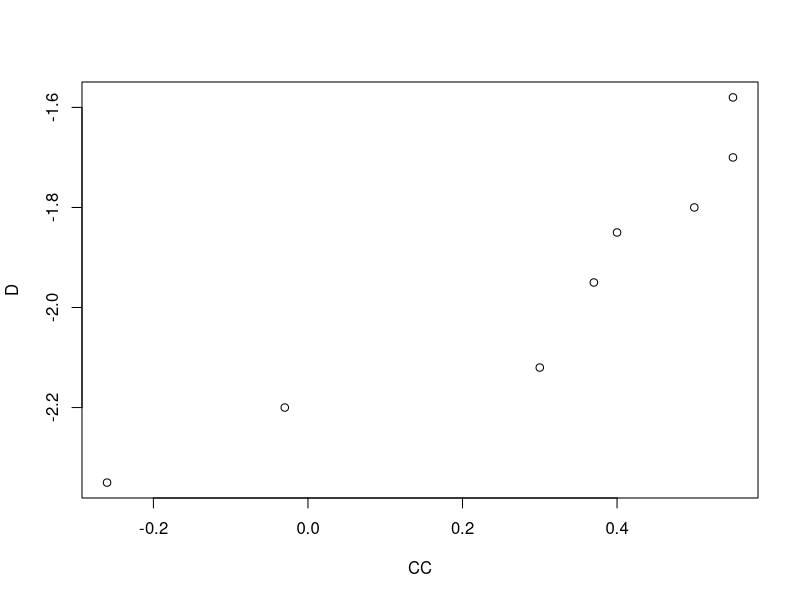
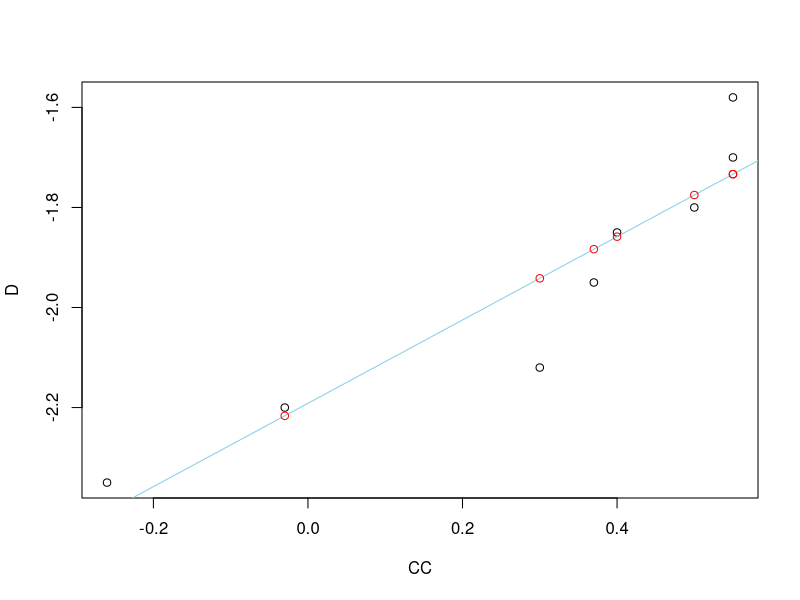
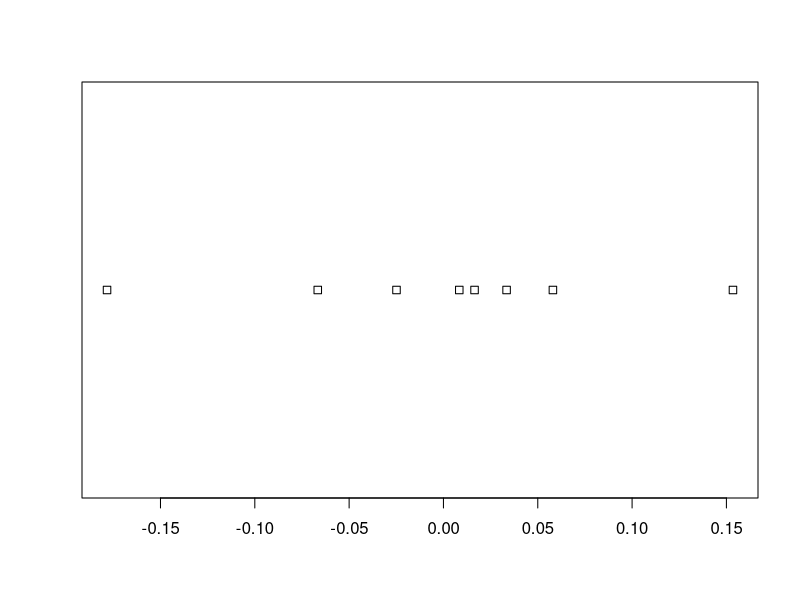
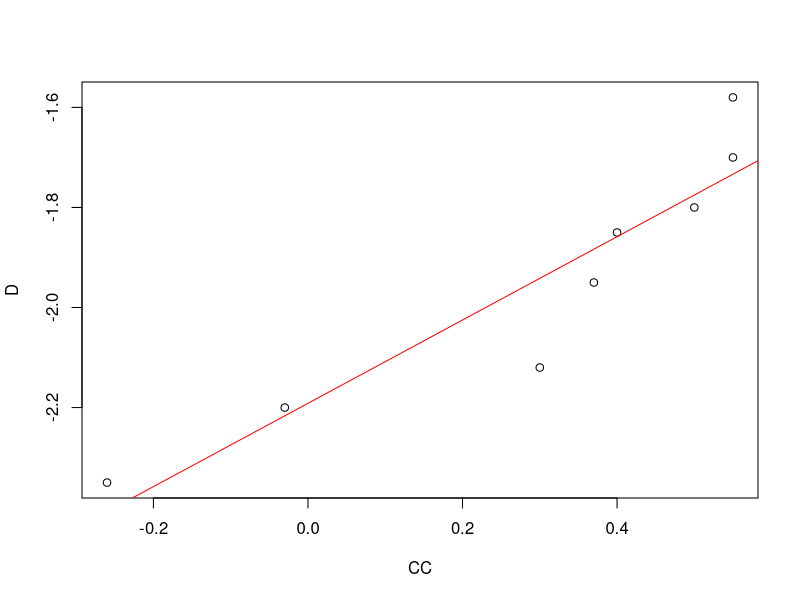

Source code (R) for these figures, in order:
#Problem 1
CC=c(-.26,-.03,.3,.37,.4,.5,.55,.55)
D=c(-2.35,-2.2,-2.12,-1.95,-1.85,-1.8,-1.7,-1.58)

CCmean=mean(CC)
Dmean=mean(D)
Lxx=sum((CC-CCmean)^2)
Lxy=sum((CC-CCmean)*(D-Dmean))
Lyy=sum((D-Dmean)^2)
B=Lxy/Lxx
a=Dmean-B*CCmean

plot(CC,D)
regressionline=function(x){B*x+a}
x=seq(-.4,.6, by= .01)
y=regressionline(x)
plot(CC,D)
points(x,y,type="l", col="skyblue")
predictedvals=regressionline(CC)
points(CC,predictedvals, col="red")


#sample variance explained
Rsq=((Lxy)^(2)/(Lxx*Lyy))


#It seems the total sum of squares is just Lyy
totalSS=Lyy
RegSS=sum((predictedvals-Dmean)^2)
ResSS=sum((D-predictedvals)^2)
Rsq2=RegSS/totalSS

#The values for rsq are the same
residuals= ((D-predictedvals))

#This is for the part about how to plot it
#



#Now it is time for the f test
stripchart(residuals)


#not time for f test
RegMS=RegSS
ResMS=ResSS/(length(CC)-2)
Ftest=RegMS/ResMS

Fprob=1-pf(Ftest,1,6)
#it seems that it is pretty significant

#Now lets check the results with R
myReg=lm(D~CC)
plot(CC,D)
abline(myReg, col="red") #how to actually draw a line

summary(myReg)

